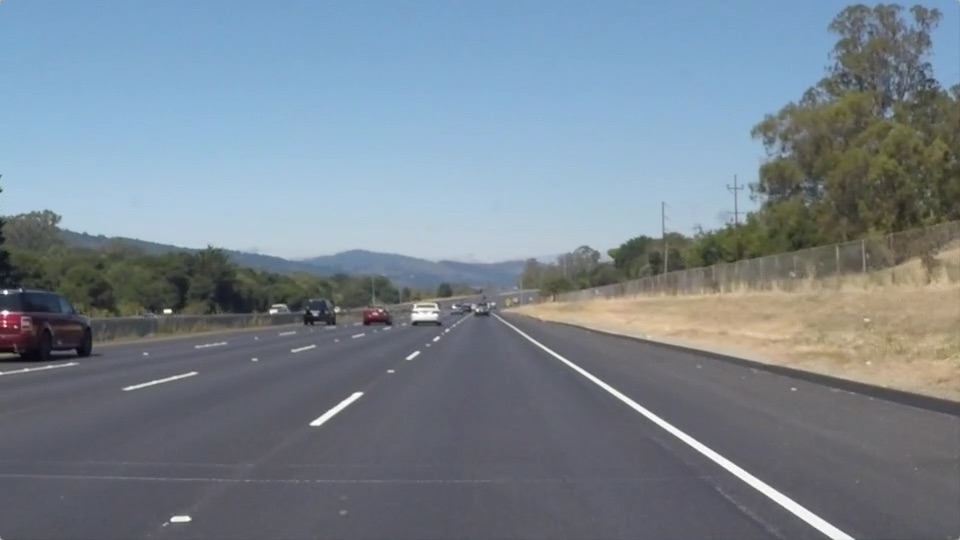
#> input picture Self-Driving Cars/1 - Computer Vision, Deep Learning and Sensor/Project 1 - Finding Lane Lines/test_images/solidWhiteRight.jpg, 960 x 540 px
$ jupyter execute --allow-errors P1.ipynb   (shell and % lines are left out)
#> lines starting #> are read from the running program, lines starting #| are printed output that depends on the picture; after the words box and inside, x2 and y2 are one past the last pixel; in counts of white or black regions, pixels touching at a corner belong together
# Self-Driving Car Engineer Nanodegree

## Project: **Finding Lane Lines on the Road**
***
In this project, you will use the tools you learned about in the lesson to identify lane lines on the road.  You can develop your pipeline on a series of individual images, and later apply the result to a video stream (really just a series of images). Check out the video clip "raw-lines-example.mp4" (also contained in this repository) to see what the output should look like after using the helper functions below.

Once you have a result that looks roughly like "raw-lines-example.mp4", you'll need to get creative and try to average and/or extrapolate the line segments you've detected to map out the full extent of the lane lines.  You can see an example of the result you're going for in the video "P1_example.mp4".  Ultimately, you would like to draw just one line for the left side of the lane, and one for the right.

In addition to implementing code, there is a brief writeup to complete. The writeup should be completed in a separate file, which can be either a markdown file or a pdf document. There is a [write up template](https://github.com/udacity/CarND-LaneLines-P1/blob/master/writeup_template.md) that can be used to guide the writing process. Completing both the code in the Ipython notebook and the writeup template will cover all of the [rubric points](https://review.udacity.com/#!/rubrics/322/view) for this project.

---
Let's have a look at our first image called 'test_images/solidWhiteRight.jpg'.  Run the 2 cells below (hit Shift-Enter or the "play" button above) to display the image.

**Note: If, at any point, you encounter frozen display windows or other confounding issues, you can always start again with a clean slate by going to the "Kernel" menu above and selecting "Restart & Clear Output".**

---

**The tools you have are color selection, region of interest selection, grayscaling, Gaussian smoothing, Canny Edge Detection and Hough Tranform line detection.  You  are also free to explore and try other techniques that were not presented in the lesson.  Your goal is piece together a pipeline to detect the line segments in the image, then average/extrapolate them and draw them onto the image for display (as below).  Once you have a working pipeline, try it out on the video stream below.**

---

<figure>

 <figcaption>
 <p></p>
 <p style="text-align: center;"> Your output should look something like this (above) after detecting line segments using the helper functions below </p>
 </figcaption>
</figure>
 <p></p>
<figure>

 <figcaption>
 <p></p>
 <p style="text-align: center;"> Your goal is to connect/average/extrapolate line segments to get output like this</p>
 </figcaption>
</figure>

**Run the cell below to import some packages.  If you get an `import error` for a package you've already installed, try changing your kernel (select the Kernel menu above --> Change Kernel).  Still have problems?  Try relaunching Jupyter Notebook from the terminal prompt.  Also, consult the forums for more troubleshooting tips.**

## Import Packages

[cell 1]
#importing some useful packages
import matplotlib.pyplot as plt
import matplotlib.image as mpimg
import numpy as np
import cv2

## Read in an Image

[cell 2]
#reading in an image
image = mpimg.imread('test_images/solidWhiteRight.jpg')
#> image is the input picture: shape (540, 960, 3); mean R, G, B 120.3, 132.6, 143.7

#printing out some stats and plotting
print('This image is:', type(image), 'with dimensions:', image.shape)
#| This image is: <class 'numpy.ndarray'> with dimensions: (540, 960, 3)
plt.imshow(image)  # if you wanted to show a single color channel image called 'gray', for example, call as plt.imshow(gray, cmap='gray')

## Ideas for Lane Detection Pipeline

**Some OpenCV functions (beyond those introduced in the lesson) that might be useful for this project are:**

`cv2.inRange()` for color selection
`cv2.fillPoly()` for regions selection
`cv2.line()` to draw lines on an image given endpoints
`cv2.addWeighted()` to coadd / overlay two images
`cv2.cvtColor()` to grayscale or change color
`cv2.imwrite()` to output images to file
`cv2.bitwise_and()` to apply a mask to an image

**Check out the OpenCV documentation to learn about these and discover even more awesome functionality!**

## Helper Functions

Below are some helper functions to help get you started. They should look familiar from the lesson!

[cell 3]
import math

def grayscale(img):
    """Applies the Grayscale transform
    This will return an image with only one color channel
    but NOTE: to see the returned image as grayscale
    (assuming your grayscaled image is called 'gray')
    you should call plt.imshow(gray, cmap='gray')"""
    return cv2.cvtColor(img, cv2.COLOR_RGB2GRAY)
    # Or use BGR2GRAY if you read an image with cv2.imread()
    # return cv2.cvtColor(img, cv2.COLOR_BGR2GRAY)

def canny(img, low_threshold, high_threshold):
    """Applies the Canny transform"""
    return cv2.Canny(img, low_threshold, high_threshold)

def gaussian_blur(img, kernel_size):
    """Applies a Gaussian Noise kernel"""
    return cv2.GaussianBlur(img, (kernel_size, kernel_size), 0)

def region_of_interest(img, vertices):
    """
    Applies an image mask.

    Only keeps the region of the image defined by the polygon
    formed from `vertices`. The rest of the image is set to black.
    `vertices` should be a numpy array of integer points.
    """
    #defining a blank mask to start with
    mask = np.zeros_like(img)

    #defining a 3 channel or 1 channel color to fill the mask with depending on the input image
    if len(img.shape) > 2:
        channel_count = img.shape[2]  # i.e. 3 or 4 depending on your image
        ignore_mask_color = (255,) * channel_count
    else:
        ignore_mask_color = 255

    #filling pixels inside the polygon defined by "vertices" with the fill color
    cv2.fillPoly(mask, vertices, ignore_mask_color)

    #returning the image only where mask pixels are nonzero
    masked_image = cv2.bitwise_and(img, mask)
    return masked_image


def draw_lines(img, lines, color=[255, 0, 0], thickness=2):
    """
    NOTE: this is the function you might want to use as a starting point once you want to
    average/extrapolate the line segments you detect to map out the full
    extent of the lane (going from the result shown in raw-lines-example.mp4
    to that shown in P1_example.mp4).

    Think about things like separating line segments by their
    slope ((y2-y1)/(x2-x1)) to decide which segments are part of the left
    line vs. the right line.  Then, you can average the position of each of
    the lines and extrapolate to the top and bottom of the lane.

    This function draws `lines` with `color` and `thickness`.
    Lines are drawn on the image inplace (mutates the image).
    If you want to make the lines semi-transparent, think about combining
    this function with the weighted_img() function below
    """
    left_x = []
    left_y = []
    right_x = []
    right_y = []

    # protection in case no line was found
    if lines is None:
        return

    for line in lines:
        for x1,y1,x2,y2 in line:

            # calculate the slope
            slope = ((y2-y1)/(x2-x1))

            # verify is the slope is not far from the one expected
            if abs(1-abs(slope)) > 0.5:
                continue

            # lines with negative slopes are the left lane lines and
            # lines with positive slopes are right
            if slope < 0:
                left_x.extend((x1, x2))
                left_y.extend((y1, y2))
            else:
                right_x.extend((x1, x2))
                right_y.extend((y1, y2))

    # verify if a left line was found, if yes draw a green line
    if len(left_x) > 0:
        fit_m, fit_b = np.polyfit(left_x, left_y, 1)
        low_roi_y1 = img.shape[0]
        low_roi_x1 = int((low_roi_y1 - fit_b)/fit_m)

        high_roi_y2 = vertices[0][1][1]
        high_roi_x2 = int((high_roi_y2 - fit_b)/fit_m)
        cv2.line(img, (low_roi_x1, low_roi_y1), (high_roi_x2, high_roi_y2), [0, 255, 0], 5)

    # verify if a right line was found, if yes draw a red line
    if len(right_x) > 0:
        fit_m, fit_b = np.polyfit(right_x, right_y, 1)
        low_roi_y1 = img.shape[0]
        low_roi_x1 = int((low_roi_y1 - fit_b)/fit_m)

        high_roi_y2 = vertices[0][1][1]
        high_roi_x2 = int((high_roi_y2 - fit_b)/fit_m)
        cv2.line(img, (low_roi_x1, low_roi_y1), (high_roi_x2, high_roi_y2), [255, 0, 0], 5)


def hough_lines(img, rho, theta, threshold, min_line_len, max_line_gap):
    """
    `img` should be the output of a Canny transform.

    Returns an image with hough lines drawn.
    """
    lines = cv2.HoughLinesP(img, rho, theta, threshold, np.array([]), minLineLength=min_line_len, maxLineGap=max_line_gap)
    line_img = np.zeros((img.shape[0], img.shape[1], 3), dtype=np.uint8)
    draw_lines(line_img, lines)
    return line_img

# Python 3 has support for cool math symbols.

# [13 lines left out: function weighted_img, not called in this run]

## Test Images

Build your pipeline to work on the images in the directory "test_images"
**You should make sure your pipeline works well on these images before you try the videos.**

[cell 4]
import os
os.listdir("test_images/")

## Build a Lane Finding Pipeline

Build the pipeline and run your solution on all test_images. Make copies into the `test_images_output` directory, and you can use the images in your writeup report.

Try tuning the various parameters, especially the low and high Canny thresholds as well as the Hough lines parameters.

[cell 5]
# TODO: Build your pipeline that will draw lane lines on the test_images
# then save them to the test_images_output directory.

def show_images(annotaded, edge, vertices):
    plt.figure(figsize=(15, 8))

    # show annotaded images with ROI and detected lines
    plt.subplot(121)
    plt.imshow(annotaded)
    x = [point[0] for point in vertices]
    y = [point[1] for point in vertices]
    plt.plot(x, y, 'b--', lw=4)

    # show result of canny
    plt.subplot(122)
    plt.imshow(edge, cmap='gray')
    plt.show()

image_list = os.listdir("test_images/")

# reading in an image
for image_file in image_list:

    # open image
    image = mpimg.imread("test_images/" + image_file)
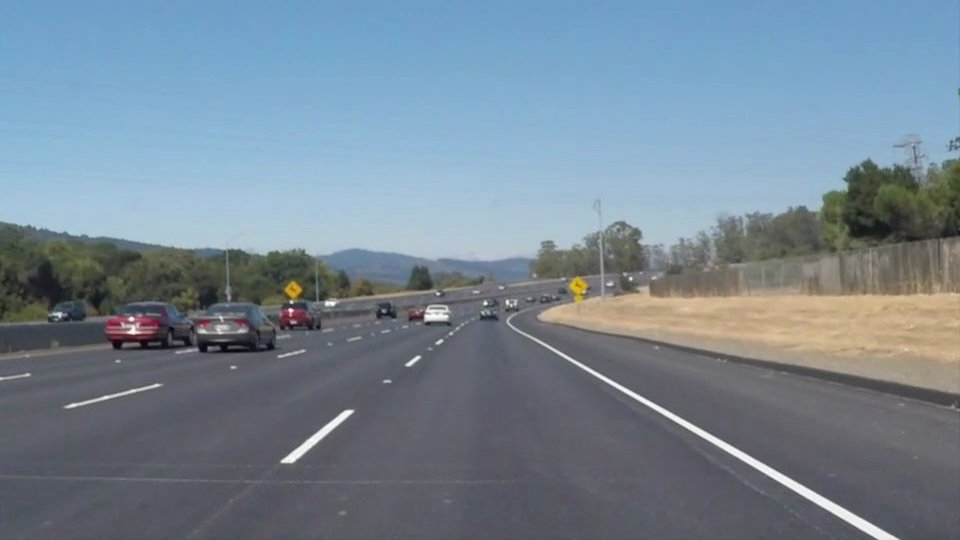
#> input picture Self-Driving Cars/1 - Computer Vision, Deep Learning and Sensor/Project 1 - Finding Lane Lines/test_images/solidWhiteCurve.jpg, 960 x 540 px
#> image is the input picture: shape (540, 960, 3); mean R, G, B 118.5, 134.5, 148.1

    # convert to gray scale
    gray = grayscale(image)
#> in grayscale, `return cv2.cvtColor(img, cv2.COLOR_RGB2GRAY)`:
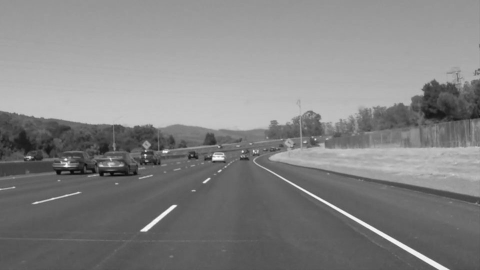
#> returned value: shape (540, 960) (shown at 1/2 size); min 5, max 255, mean 131.2

    # blur - Kernel size = 3
    blur = gaussian_blur(gray, 3)

    # edge detection
    edges = canny(blur, 50, 150)
#> in canny, `return cv2.Canny(img, low_threshold, high_threshold)`:
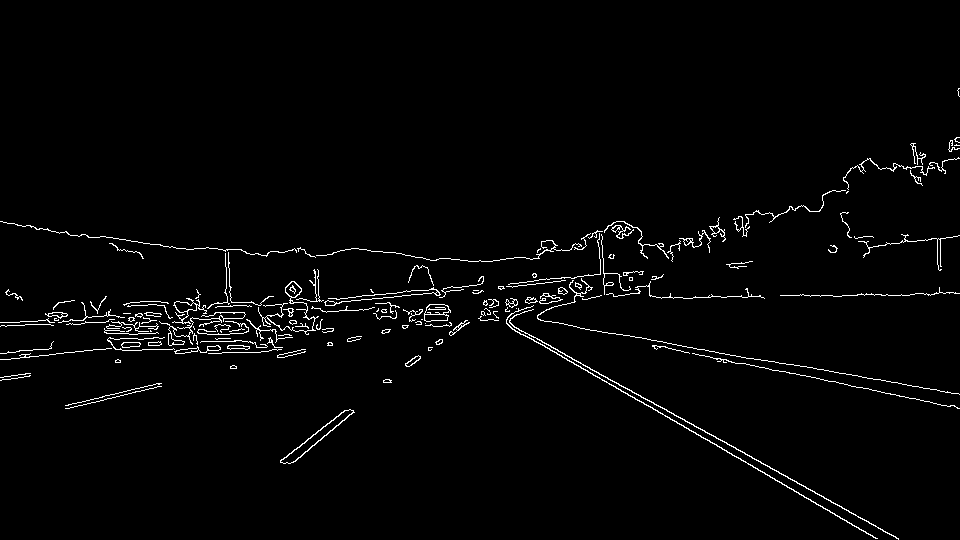
#> returned value: shape (540, 960); 2.1% white in thin lines or dots, all inside (x1, y1, x2, y2) = (0, 88, 960, 540)

    # region of interest
    imshape = edges.shape
    vertices = np.array([[(0,imshape[0]),(410, 330), (580, 330), (imshape[1],imshape[0])]], dtype=np.int32)
    roi = region_of_interest(edges, vertices)
#> in region_of_interest, `cv2.fillPoly(mask, vertices, ignore_mask_color)`:
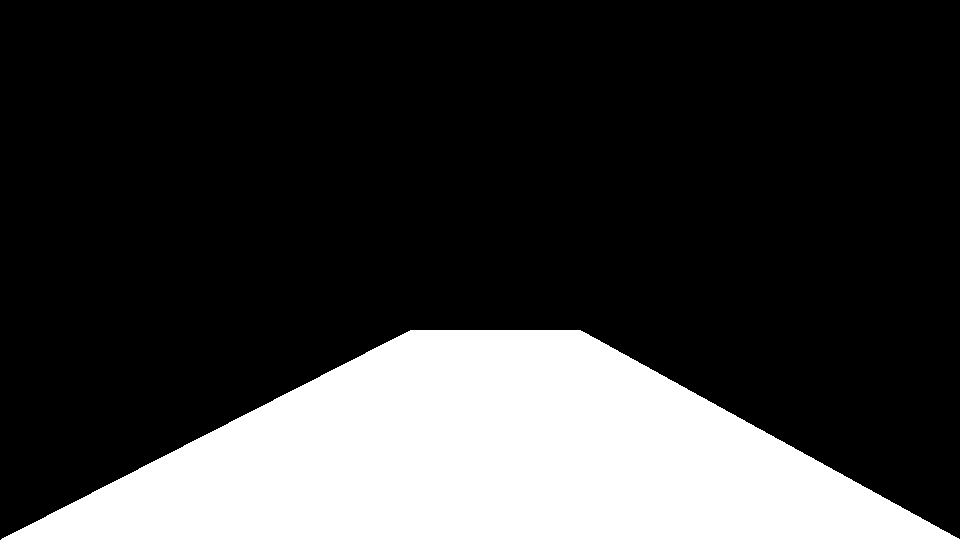
#> mask: shape (540, 960); 22.9% white; 1 white region, box (x1, y1, x2, y2) and area: (1, 330, 960, 540) 118835
#> in region_of_interest, `masked_image = cv2.bitwise_and(img, mask)`:
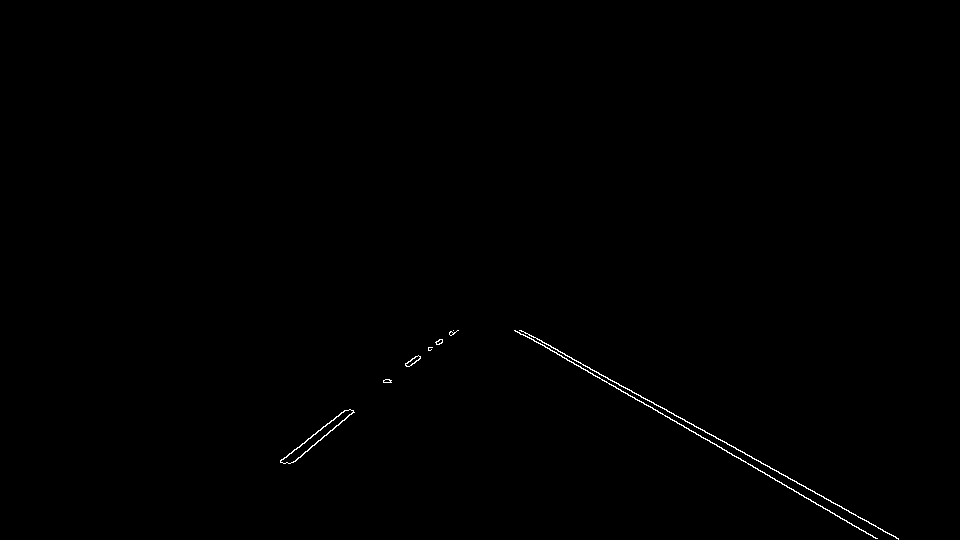
#> masked_image: shape (540, 960); 0.29% white in thin lines or dots, all inside (x1, y1, x2, y2) = (280, 330, 899, 540)

    # find lines
    rho = 2
    theta = np.pi/180
    threshold = 20
    min_line_length = 55
    max_line_gap = 30
    line_image = np.copy(roi)*0 #creating a blank to draw lines on
#> line_image: shape (540, 960); every value is 0

    lines = hough_lines(roi, rho, theta, threshold, min_line_length, max_line_gap)
#> in hough_lines, `lines = cv2.HoughLinesP(img, rho, theta, threshold, np.array([]), minL..`: lines = 15 rows, first 6: [787, 487, 875, 538], [525, 332, 898, 538], [293, 462, 353, 411], [670, 419, 757, 468], [581, 368, 695, 432], [387, 382, 453, 334]
#> the loop in draw_lines, `for line in lines:` made 15 passes
#> after the loop in draw_lines, `for line in lines:`: left_x = [293, 353, 387, 453, 280, 347, 383, 452, 383, 450, 388, 457]; left_y = [462, 411, 382, 334, 460, 410, 382, 332, 381, 331, 382, 330]; right_x = [787, 875, 525, 898, 670, 757, 581, 695, 765, 834, 529, 587, 653, 895, 519, 721, 764, 872]; right_y = [487, 538, 332, 538, 419, 468, 368, 432, 474, 513, 337, 371, 402, 536, 330, 447, 472, 536]
#> in draw_lines, `fit_m, fit_b = np.polyfit(left_x, left_y, 1)`: fit_m = -0.771; fit_b = 680.3
#> in draw_lines, `low_roi_x1 = int((low_roi_y1 - fit_b)/fit_m)`: low_roi_x1 = 181
#> in draw_lines, `high_roi_x2 = int((high_roi_y2 - fit_b)/fit_m)`: high_roi_x2 = 454
#> in draw_lines, `fit_m, fit_b = np.polyfit(right_x, right_y, 1)`: fit_m = 0.567; fit_b = 37.14
#> in draw_lines, `low_roi_x1 = int((low_roi_y1 - fit_b)/fit_m)`: low_roi_x1 = 886
#> in draw_lines, `high_roi_x2 = int((high_roi_y2 - fit_b)/fit_m)`: high_roi_x2 = 516
#> in draw_lines, `cv2.line(img, (low_roi_x1, low_roi_y1), (high_roi_x2, high_roi_y2), [2..`:
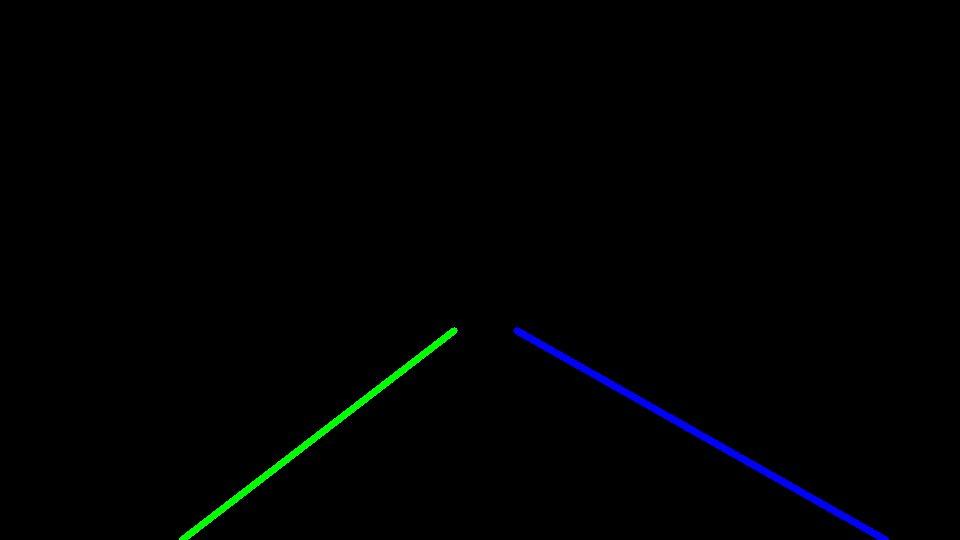
#> img: shape (540, 960, 3); mean of channels 0, 1, 2 1.5, 1.2, 0; drawn as B, G, R

    # combine original image with lines detected
    combo = cv2.addWeighted(image, 0.8, lines, 1, 0)
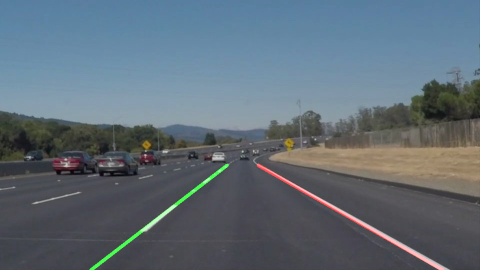
#> combo: shape (540, 960, 3) (shown at 1/2 size); mean R, G, B 95.5, 108.3, 118.5

    # show images
    show_images(combo, edges, vertices[0])
#> in show_images, `x = [point[0] for point in vertices]`: x = [0, 410, 580, 960]
#> in show_images, `y = [point[1] for point in vertices]`: y = [540, 330, 330, 540]
#> in show_images, `plt.show()`:
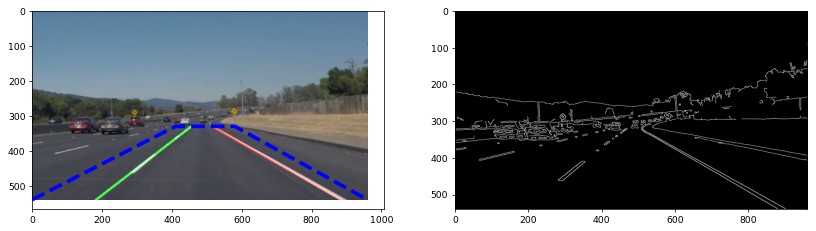
#> figure drawn by matplotlib, 2 panels
#> pass 3 of the loop `for image_file in image_list:`:
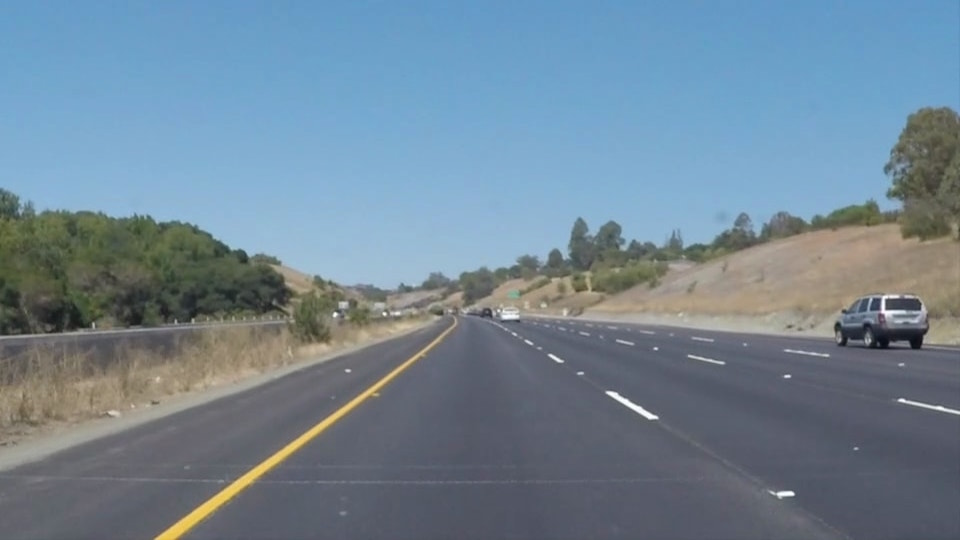
#> input picture Self-Driving Cars/1 - Computer Vision, Deep Learning and Sensor/Project 1 - Finding Lane Lines/test_images/solidYellowCurve.jpg, 960 x 540 px
#> image is the input picture: shape (540, 960, 3); mean R, G, B 113, 133.4, 149
#> in canny (call 3), `return cv2.Canny(img, low_threshold, high_threshold)`:
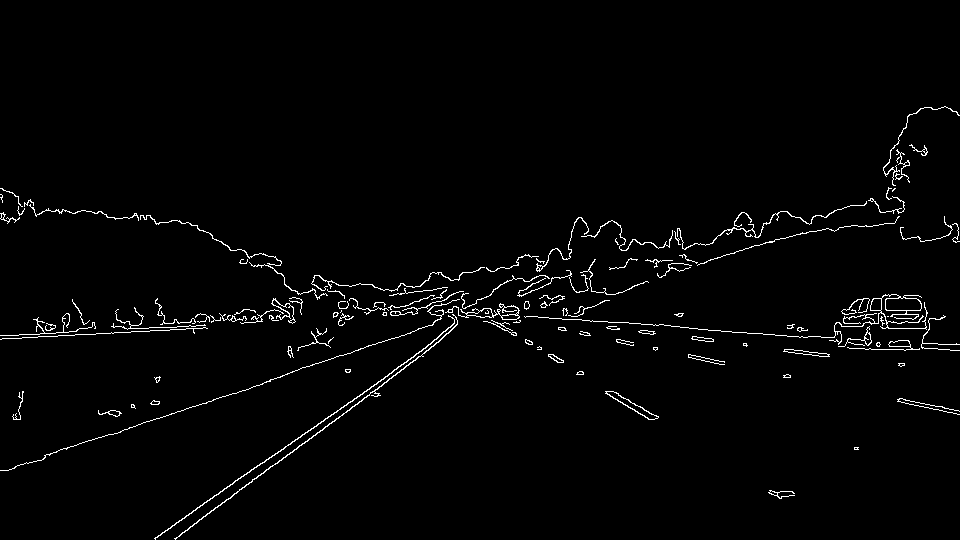
#> returned value: shape (540, 960); 1.9% white in thin lines or dots, all inside (x1, y1, x2, y2) = (0, 106, 960, 540)
#> in show_images (call 3), `plt.show()`:
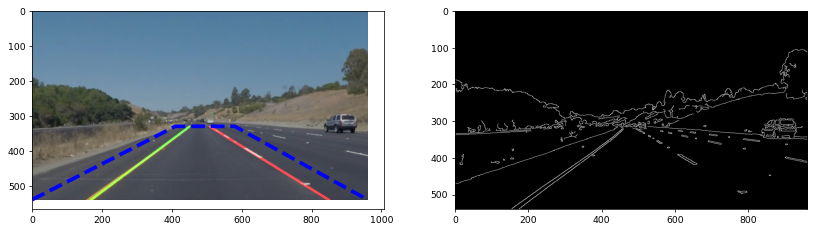
#> figure drawn by matplotlib, 2 panels
